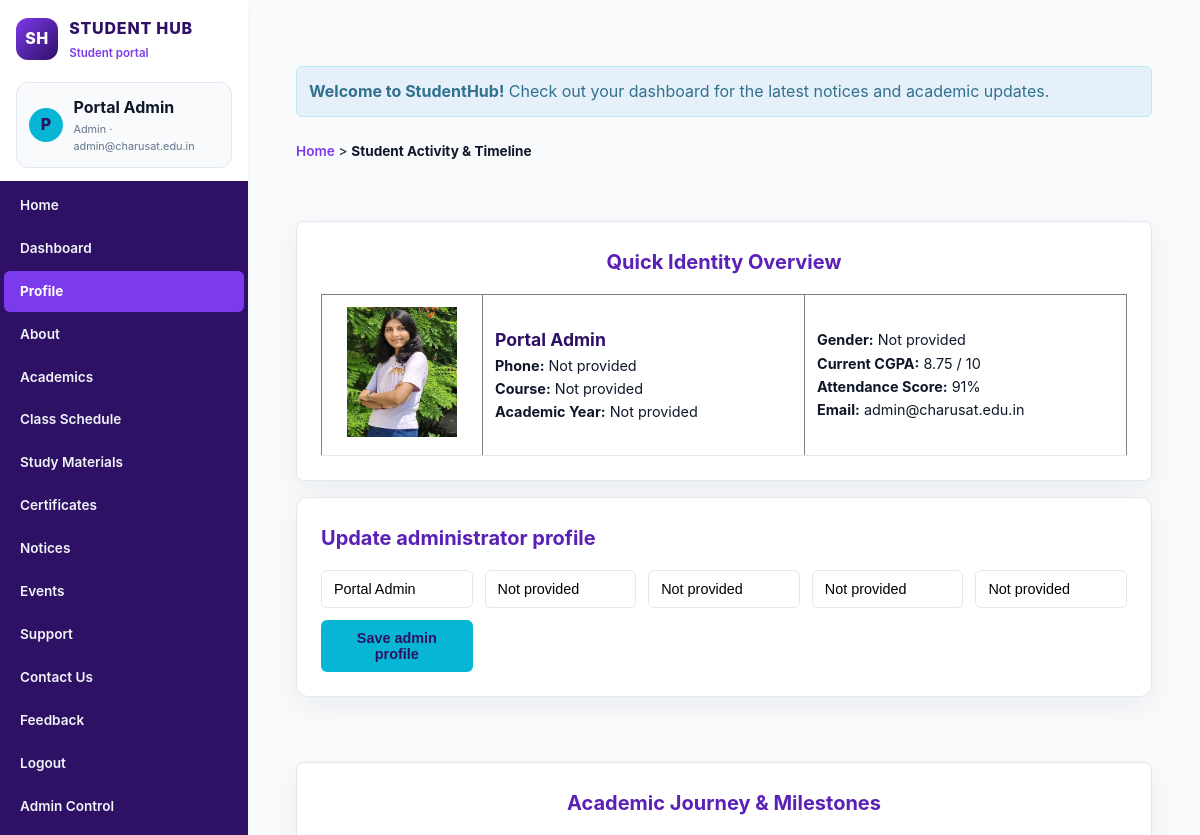
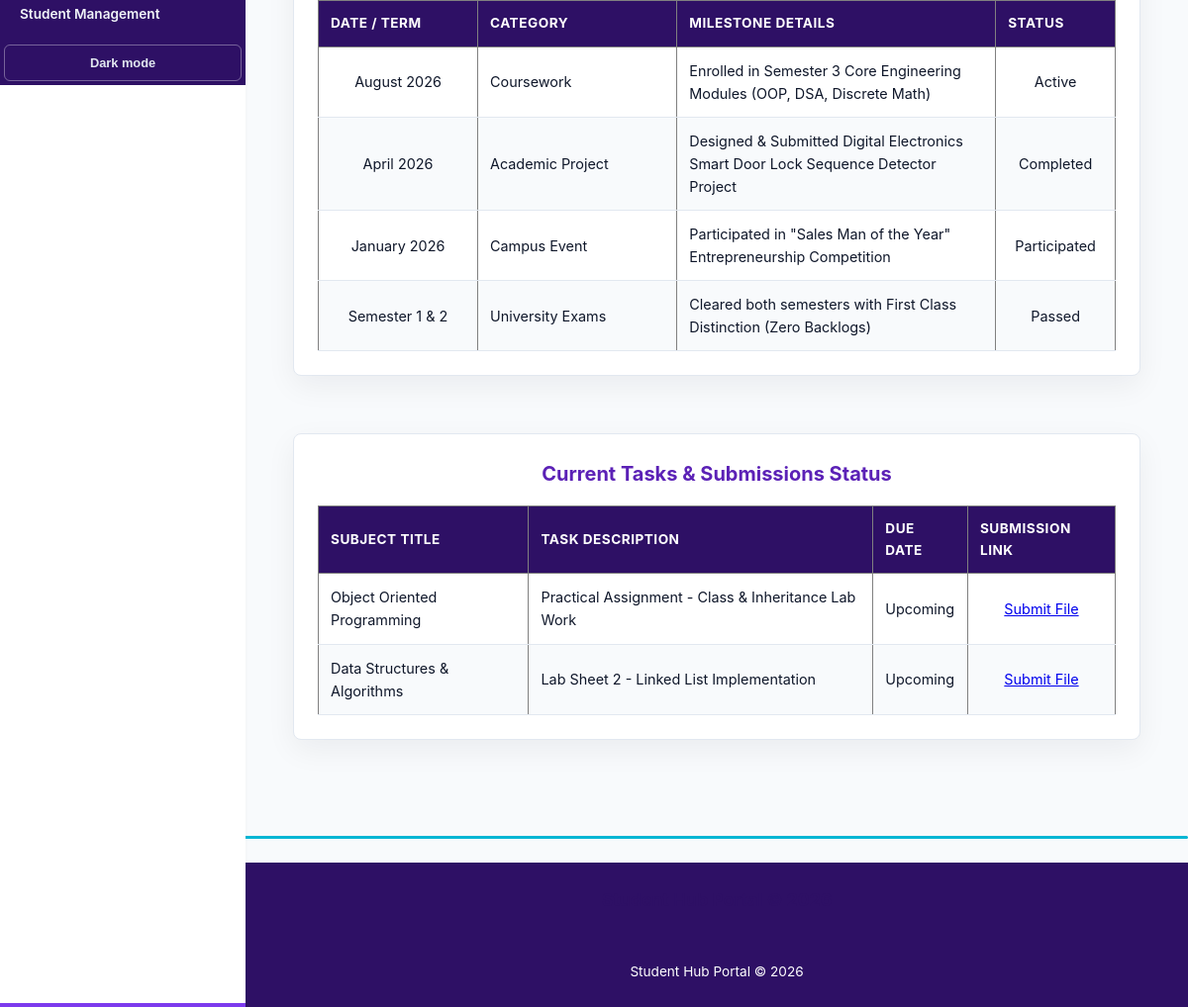
The page /profile.php (signed in) on the database its author committed (2 pictures, top to bottom).
### tables this page shows
CREATE TABLE IF NOT EXISTS students (
    id INT AUTO_INCREMENT PRIMARY KEY,
    fullname VARCHAR(100) NOT NULL,
    email VARCHAR(100) UNIQUE NOT NULL,
    password VARCHAR(255) NOT NULL,
    phone VARCHAR(20) DEFAULT NULL,
    course VARCHAR(100) DEFAULT NULL,
    academic_year VARCHAR(20) DEFAULT NULL,
    gender VARCHAR(20) DEFAULT NULL,
    profile_photo VARCHAR(255) DEFAULT NULL,
    status ENUM('active', 'inactive') NOT NULL DEFAULT 'active',
    role ENUM('admin', 'student') NOT NULL DEFAULT 'student',
    created_at TIMESTAMP DEFAULT CURRENT_TIMESTAMP
);

### auth.php (called while the page is built, shortened)
<?php
function getCurrentUser(PDO $pdo): ?array
{
    $statement = $pdo->prepare(
        'SELECT id, fullname, email, phone, course, academic_year, gender,
                profile_photo, role, status, created_at
         FROM students
         WHERE id = :id
         LIMIT 1'
    );
    $statement->execute([':id' => (int) $_SESSION['user_id']]);
    $user = $statement->fetch();
    return $user;
}

### profile.php (the view, shortened to what this page needs)
<?php
require_once __DIR__ . '/page_session.php';
$profileName = htmlspecialchars((string) ($currentUser['fullname'] ?? ''), ENT_QUOTES, 'UTF-8');
$profileEmail = htmlspecialchars((string) ($currentUser['email'] ?? ''), ENT_QUOTES, 'UTF-8');
$profilePhone = htmlspecialchars((string) ($currentUser['phone'] ?? 'Not provided'), ENT_QUOTES, 'UTF-8');
$profileCourse = htmlspecialchars((string) ($currentUser['course'] ?? 'Not provided'), ENT_QUOTES, 'UTF-8');
$profileYear = htmlspecialchars((string) ($currentUser['academic_year'] ?? 'Not provided'), ENT_QUOTES, 'UTF-8');
$profileGender = htmlspecialchars((string) ($currentUser['gender'] ?? 'Not provided'), ENT_QUOTES, 'UTF-8');
$profilePhoto = !empty($currentUser['profile_photo'])
    ? htmlspecialchars($currentUser['profile_photo'], ENT_QUOTES, 'UTF-8')
    : '22357.jpg';
?>
<!DOCTYPE html>
<html lang="en">
<head>
    <link rel="stylesheet" href="style.css?v=20261022">
</head>
<body>
    <br>
    <main id="main-content">
<div style="background-color: #e6f0fa; border: 1px solid #bce8f1; color: #31708f; padding: 12px; border-radius: 6px; margin-bottom: 1.5rem; width: 100%; grid-column: 1 / -1;">
        <strong>Welcome to StudentHub!</strong> Check out your dashboard for the latest notices and academic updates.
    </div>
        <nav aria-label="Breadcrumb">
            <p align="left">
                <a href="index.php">Home</a> &gt; <b>Student Activity &amp; Timeline</b>
            </p>
        </nav>
        <br>
        <section aria-labelledby="student-identity-heading">
            <h2 id="student-identity-heading" align="center">Quick Identity Overview</h2>
            <table border="1" width="85%" align="center" cellpadding="12">
                <tbody>
                    <tr>
                        <td width="20%" align="center">
                            <img src="<?= $profilePhoto ?>" width="110" height="130" alt="Student Profile Photo">
                        </td>
                        <td width="40%">
                            <h3><?= $profileName ?></h3>
                            <p><b>Phone:</b> <?= $profilePhone ?></p>
                            <p><b>Course:</b> <?= $profileCourse ?></p>
                            <p><b>Academic Year:</b> <?= $profileYear ?></p>
                        </td>
                        <td width="40%">
                            <p><b>Gender:</b> <?= $profileGender ?></p>
                            <p><b>Current CGPA:</b> 8.75 / 10</p>
                            <p><b>Attendance Score:</b> 91%</p>
                            <p><b>Email:</b> <?= $profileEmail ?></p>
                        </td>
                    </tr>
                </tbody>
            </table>
        </section>
        <?php if (($_SESSION['role'] ?? '') === 'admin'): ?>
        <section aria-labelledby="admin-profile-heading">
            <h2 id="admin-profile-heading">Update administrator profile</h2>
            <form method="post" class="admin-form">
                <input type="text" name="fullname" value="<?= $profileName ?>" placeholder="Full name" required>
                <input type="tel" name="phone" value="<?= $profilePhone ?>" placeholder="Phone">
                <input type="text" name="course" value="<?= $profileCourse ?>" placeholder="Department or course">
                <input type="text" name="academic_year" value="<?= $profileYear ?>" placeholder="Academic year">
                <input type="text" name="gender" value="<?= $profileGender ?>" placeholder="Gender">
                <button class="btn btn-primary" type="submit">Save admin profile</button>
            </form>
        </section>
        <?php endif; ?>
        <br>
        <section aria-labelledby="activity-timeline-heading">
            <h2 id="activity-timeline-heading" align="center">Academic Journey &amp; Milestones</h2>
            <table border="1" width="85%" align="center" cellpadding="10">
                <thead>
                    <tr>
                        <th scope="col" width="20%">Date / Term</th>
                        <th scope="col" width="25%">Category</th>
                        <th scope="col">Milestone Details</th>
                        <th scope="col" width="15%">Status</th>
                    </tr>
                </thead>
                <tbody>
                    <tr>
                        <td align="center">August 2026</td>
                        <td>Coursework</td>
                        <td>Enrolled in Semester 3 Core Engineering Modules (OOP, DSA, Discrete Math)</td>
                        <td align="center">Active</td>
                    </tr>
                    <tr>
                        <td align="center">April 2026</td>
                        <td>Academic Project</td>
                        <td>Designed &amp; Submitted Digital Electronics Smart Door Lock Sequence Detector Project</td>
                        <td align="center">Completed</td>
                    </tr>
                    <tr>
                        <td align="center">January 2026</td>
                        <td>Campus Event</td>
                        <td>Participated in "Sales Man of the Year" Entrepreneurship Competition</td>
                        <td align="center">Participated</td>
                    </tr>
                    <tr>
                        <td align="center">Semester 1 &amp; 2</td>
                        <td>University Exams</td>
                        <td>Cleared both semesters with First Class Distinction (Zero Backlogs)</td>
                        <td align="center">Passed</td>
                    </tr>
                </tbody>
            </table>
        </section>
        <br>
        <section aria-labelledby="tasks-heading">
            <h2 id="tasks-heading" align="center">Current Tasks &amp; Submissions Status</h2>
            <table border="1" width="85%" align="center" cellpadding="10">
                <thead>
                    <tr>
                        <th scope="col">Subject Title</th>
                        <th scope="col">Task Description</th>
                        <th scope="col">Due Date</th>
                        <th scope="col">Submission Link</th>
                    </tr>
                </thead>
                <tbody>
                    <tr>
                        <td>Object Oriented Programming</td>
                        <td>Practical Assignment - Class &amp; Inheritance Lab Work</td>
                        <td>Upcoming</td>
                        <td align="center"><a href="studymaterials.php">Submit File</a></td>
                    </tr>
                    <tr>
                        <td>Data Structures &amp; Algorithms</td>
                        <td>Lab Sheet 2 - Linked List Implementation</td>
                        <td>Upcoming</td>
                        <td align="center"><a href="studymaterials.php">Submit File</a></td>
                    </tr>
                </tbody>
            </table>
        </section>
    </main>
    <br>
    <hr>
    <footer role="contentinfo">
        <div align="center">
            <h3>Student Hub Portal © 2026</h3>
        </div>
    </footer>
</body>
</html>

### style.css (style rules this page uses)
*, *::before, *::after { box-sizing: border-box; margin: 0; padding: 0; }
:root { --primary-dark: #2e1065; --primary: #5b21b6; --primary-light: #7c3aed; --accent-gold: #06b6d4; --accent-hover: #0891b2; --bg-main: #f8fafc; --bg-card: #ffffff; --bg-tint: #ecfeff; --text-main: #0f172a; --text-muted: #64748b; --border-color: #e2e8f0; --sidebar-width: 248px; --shadow-soft: 0 10px 30px rgba(15, 23, 42, 0.06); }
body { font-family: -apple-system, BlinkMacSystemFont, "Segoe UI", Roboto, Oxygen, Ubuntu, Cantarell, sans-serif; line-height: 1.6; color: var(--text-main); background-color: var(--bg-main); display: flex; flex-direction: column; min-height: 100vh; overflow-x: hidden; }
nav[aria-label="Main Navigation"], nav { background-color: var(--primary-dark); border-radius: 8px; overflow: hidden; }
main nav:not([aria-label="Main Navigation"]) { background: transparent; padding: 0; margin-bottom: 1rem; font-size: 0.85rem; }
main nav:not([aria-label="Main Navigation"]) a { color: var(--primary-light); text-decoration: none; font-weight: 600; }
main { flex: 1; width: 100%; max-width: 1200px; min-width: 0; margin: 0 auto; padding: 1.5rem 1rem; overflow-x: auto; margin-left: var(--sidebar-width); width: calc(100% - var(--sidebar-width)); max-width: 1400px; padding: 2.5rem clamp(1.25rem, 4vw, 3.5rem); }
h2 { color: var(--primary); font-size: 1.25rem; margin-bottom: 1rem; }
h3 { color: var(--primary-dark); font-size: 1.1rem; }
hr { border: 0; height: 3px; background: var(--accent-gold); margin: 1rem 0 1.5rem; border-radius: 2px; }
section { background: var(--bg-card); border: 1px solid var(--border-color); border-radius: 12px; padding: 1.5rem; margin-bottom: 1.5rem; box-shadow: var(--shadow-soft); }
.btn-primary { background: var(--primary); color: #fff; }
.admin-form { display: grid; grid-template-columns: repeat(auto-fit, minmax(150px, 1fr)); gap: 0.75rem; align-items: end; }
.admin-form .btn { min-height: 42px; }
.table-responsive, div:has(> table), section:has(> table) { width: 100%; overflow-x: auto; margin: 1rem 0; border-radius: 8px; border: 1px solid var(--border-color); }
table { width: 100%; border-collapse: collapse; background-color: var(--bg-card); font-size: 0.9rem; }
thead th { background-color: var(--primary-dark); color: #ffffff; font-size: 0.85rem; text-transform: uppercase; letter-spacing: 0.5px; padding: 12px; text-align: left; }
tbody td { border-bottom: 1px solid var(--border-color); padding: 12px; }
tbody tr:nth-child(even) { background-color: #f8fafc; }
input[type="text"], input[type="email"], input[type="password"], input[type="tel"], select, textarea { width: 100%; padding: 10px 12px; border: 1px solid var(--border-color); border-radius: 6px; font-size: 0.9rem; transition: border-color 0.2s, box-shadow 0.2s; }
input[type="submit"], input[type="reset"], button, .btn { background-color: var(--accent-gold); color: var(--primary-dark); border: none; padding: 10px 20px; font-size: 0.9rem; font-weight: 700; border-radius: 6px; cursor: pointer; text-decoration: none; display: inline-block; text-align: center; transition: background-color 0.2s, transform 0.1s; }
footer { background-color: var(--primary-dark); color: #ffffff; padding: 1.5rem 1rem; margin-top: auto; text-align: center; font-size: 0.85rem; margin-left: var(--sidebar-width); }

### rows shown on the page
students: fullname "Portal Admin", phone "Not provided", course "Not provided", academic_year "Not provided", gender "Not provided", email "admin@charusat.edu.in"

### other values the page prints
substr($name, 0, 1) "P"
$name "Portal Admin"
$role "Admin"
$email "admin@charusat.edu.in"
$label "Home"
$label "Dashboard"
$label "Profile"
$label "About"
$label "Academics"
$label "Class Schedule"
$label "Study Materials"
$label "Certificates"
$label "Notices"
$label "Events"
$label "Support"
